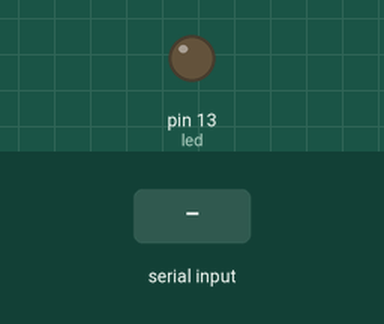
This sketch was run on a simulated Arduino Uno, built with avr-gcc and run on an emulated ATmega328P. Parts: output pins drawn as LEDs (lit = HIGH). The test bench sets the inputs (shaded band).

Above: at 1.2 s.
1.3 s: "1" received over Serial
At 1.7 s:
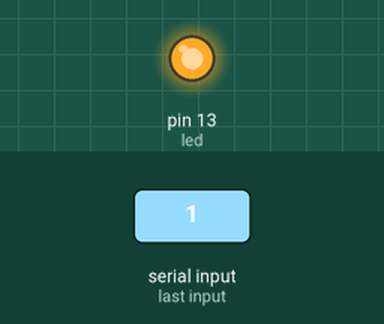
2.8 s: "0" received over Serial
At 4.0 s:
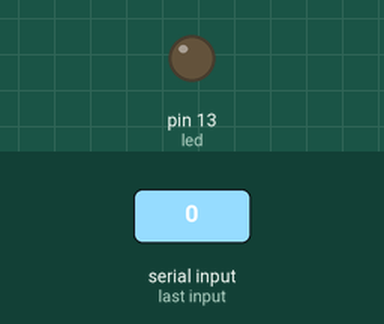
Timing chart, 0 to 5.8 s (numbered marks = the images above; inputs shaded):
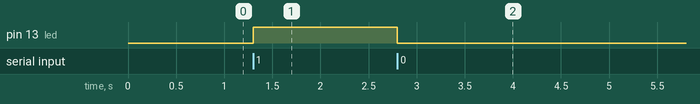

Measured:
- after the input at 1.3 s, pin 13 (led): LOW → HIGH at once
- after the input at 2.8 s, pin 13 (led): HIGH → LOW at once

The sketch:

Week_07.ino
```cpp
int led = 13;
//int button = 12;
void setup() {
pinMode(led, OUTPUT);
//pinMode(button, INPUT);
Serial.begin(9600);
}
void loop(){
if(Serial.available() > 0) {
char ledState = Serial.read();
if(ledState == '1'){
digitalWrite(led, HIGH);
}
if(ledState == '0'){
digitalWrite(led, LOW);
}
}

}
```
